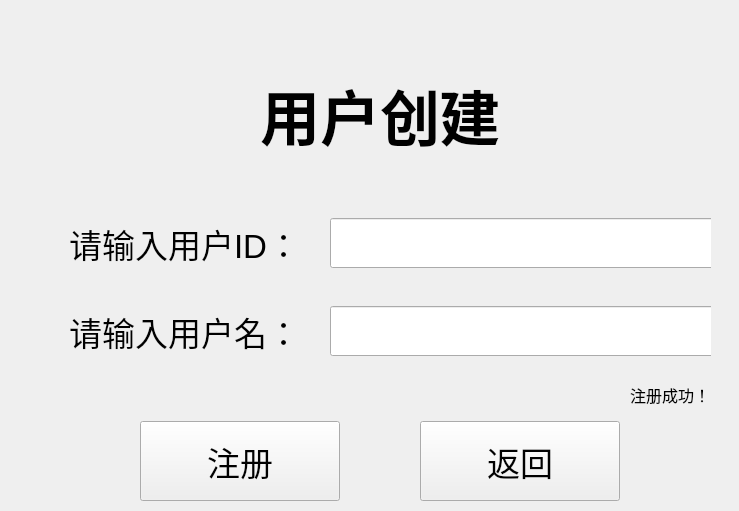
     <widget class="QWidget" name="CreateTitlePage">
      <widget class="QLabel" name="CreateTitleLabel">
       <property name="geometry">
        <rect>
         <x>130</x>
         <y>40</y>
         <width>500</width>
         <height>150</height>
        </rect>
       </property>
       <property name="minimumSize">
        <size>
         <width>6</width>
         <height>150</height>
        </size>
       </property>
       <property name="maximumSize">
        <size>
         <width>500</width>
         <height>150</height>
        </size>
       </property>
       <property name="font">
        <font>
         <pointsize>45</pointsize>
         <bold>true</bold>
        </font>
       </property>
       <property name="text">
        <string>用户创建</string>
       </property>
       <property name="alignment">
        <set>Qt::AlignmentFlag::AlignCenter</set>
       </property>
      </widget>
      <widget class="QWidget" name="layoutWidget">
       <property name="geometry">
        <rect>
         <x>140</x>
         <y>420</y>
         <width>482</width>
         <height>82</height>
        </rect>
       </property>
       <property name="font">
        <font>
         <pointsize>45</pointsize>
        </font>
       </property>
       <layout class="QHBoxLayout" name="horizontalLayout_2">
        <property name="spacing">
         <number>80</number>
        </property>
        <item>
         <widget class="QPushButton" name="CreateRegisterButton">
          <property name="minimumSize">
           <size>
            <width>200</width>
            <height>80</height>
           </size>
          </property>
          <property name="maximumSize">
           <size>
            <width>200</width>
            <height>80</height>
           </size>
          </property>
          <property name="font">
           <font>
            <family>幼圆</family>
            <pointsize>25</pointsize>
           </font>
          </property>
          <property name="text">
           <string>注册</string>
          </property>
         </widget>
        </item>
        <item>
         <widget class="QPushButton" name="CreateExitButton">
          <property name="minimumSize">
           <size>
            <width>200</width>
            <height>80</height>
           </size>
          </property>
          <property name="maximumSize">
           <size>
            <width>200</width>
            <height>80</height>
           </size>
          </property>
          <property name="font">
           <font>
            <family>幼圆</family>
            <pointsize>25</pointsize>
           </font>
          </property>
          <property name="text">
           <string>返回</string>
          </property>
         </widget>
        </item>
       </layout>
      </widget>
      <widget class="QLabel" name="CreatCheckLabel">
       <property name="geometry">
        <rect>
         <x>630</x>
         <y>380</y>
         <width>100</width>
         <height>30</height>
        </rect>
       </property>
       <property name="minimumSize">
        <size>
         <width>100</width>
         <height>30</height>
        </size>
       </property>
       <property name="maximumSize">
        <size>
         <width>100</width>
         <height>30</height>
        </size>
       </property>
       <property name="font">
        <font>
         <pointsize>12</pointsize>
        </font>
       </property>
       <property name="text">
        <string>注册成功！</string>
       </property>
      </widget>
      <widget class="QWidget" name="layoutWidget">
       <property name="geometry">
        <rect>
         <x>0</x>
         <y>210</y>
         <width>711</width>
         <height>156</height>
        </rect>
       </property>
       <layout class="QVBoxLayout" name="verticalLayout_2">
        <property name="spacing">
         <number>30</number>
        </property>
        <item>
         <layout class="QHBoxLayout" name="horizontalLayout">
          <item>
           <widget class="QLabel" name="CreateIDLabel">
            <property name="minimumSize">
             <size>
              <width>300</width>
              <height>50</height>
             </size>
            </property>
            <property name="maximumSize">
             <size>
              <width>300</width>
              <height>50</height>
             </size>
            </property>
            <property name="font">
             <font>
              <pointsize>25</pointsize>
             </font>
            </property>
            <property name="text">
             <string>请输入用户ID：</string>
            </property>
            <property name="alignment">
             <set>Qt::AlignmentFlag::AlignRight|Qt::AlignmentFlag::AlignTrailing|Qt::AlignmentFlag::AlignVCenter</set>
            </property>
           </widget>
          </item>
          <item>
           <widget class="QLineEdit" name="CreateIDLineEdit">
            <property name="minimumSize">
             <size>
              <width>400</width>
              <height>50</height>
             </size>
            </property>
            <property name="maximumSize">
             <size>
              <width>400</width>
              <height>50</height>
             </size>
            </property>
            <property name="font">
             <font>
              <pointsize>20</pointsize>
             </font>
            </property>
           </widget>
          </item>
         </layout>
        </item>
        <item>
         <layout class="QHBoxLayout" name="horizontalLayout_3">
          <item>
           <widget class="QLabel" name="CreateNameLabel">
            <property name="minimumSize">
             <size>
              <width>300</width>
              <height>50</height>
             </size>
            </property>
            <property name="maximumSize">
             <size>
              <width>300</width>
              <height>50</height>
             </size>
            </property>
            <property name="font">
             <font>
              <pointsize>25</pointsize>
             </font>
            </property>
            <property name="text">
             <string>请输入用户名：</string>
            </property>
            <property name="alignment">
             <set>Qt::AlignmentFlag::AlignRight|Qt::AlignmentFlag::AlignTrailing|Qt::AlignmentFlag::AlignVCenter</set>
            </property>
           </widget>
          </item>
          <item>
           <widget class="QLineEdit" name="CreateNameLineEdit">
            <property name="minimumSize">
             <size>
              <width>400</width>
              <height>50</height>
             </size>
            </property>
            <property name="maximumSize">
             <size>
              <width>400</width>
              <height>50</height>
             </size>
            </property>
            <property name="font">
             <font>
              <pointsize>20</pointsize>
             </font>
            </property>
           </widget>
          </item>
         </layout>
        </item>
       </layout>
      </widget>
     </widget>
